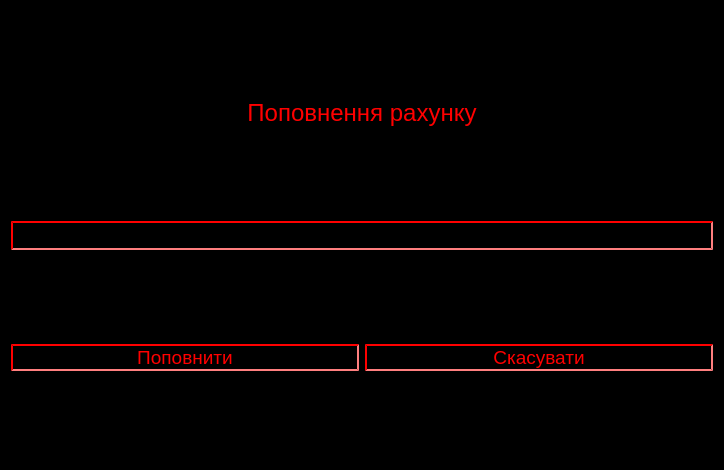
<?xml version="1.0" encoding="UTF-8"?>
<ui version="4.0">
 <class>put_money</class>
 <widget class="QWidget" name="put_money">
  <property name="geometry">
   <rect>
    <x>0</x>
    <y>0</y>
    <width>724</width>
    <height>470</height>
   </rect>
  </property>
  <property name="windowTitle">
   <string>Form</string>
  </property>
  <property name="styleSheet">
   <string notr="true">background: black;
</string>
  </property>
  <layout class="QGridLayout" name="gridLayout">
   <item row="2" column="1">
    <widget class="QPushButton" name="pushButton_2">
     <property name="sizePolicy">
      <sizepolicy hsizetype="Minimum" vsizetype="Preferred">
       <horstretch>0</horstretch>
       <verstretch>0</verstretch>
      </sizepolicy>
     </property>
     <property name="font">
      <font>
       <pointsize>14</pointsize>
      </font>
     </property>
     <property name="styleSheet">
      <string notr="true">QPushButton {
	background: rgb(0,0,0);

	border-color: rgb(255,0,0);
	border-style: inset;
	border-width: 2px;

	color: rgb(255,0,0);
}

QPushButton::hover {
	background: rgb(255,0,0);

	border-color: rgb(0,0,0);

	color: rgb(0,0,0);
}</string>
     </property>
     <property name="text">
      <string>Скасувати</string>
     </property>
    </widget>
   </item>
   <item row="2" column="0">
    <widget class="QPushButton" name="pushButton">
     <property name="sizePolicy">
      <sizepolicy hsizetype="Minimum" vsizetype="Fixed">
       <horstretch>0</horstretch>
       <verstretch>0</verstretch>
      </sizepolicy>
     </property>
     <property name="font">
      <font>
       <pointsize>14</pointsize>
      </font>
     </property>
     <property name="styleSheet">
      <string notr="true">QPushButton {
	background: rgb(0,0,0);

	border-color: rgb(255,0,0);
	border-style: inset;
	border-width: 2px;

	color: rgb(255,0,0);
}

QPushButton::hover {
	background: rgb(255,0,0);

	border-color: rgb(0,0,0);

	color: rgb(0,0,0);
}</string>
     </property>
     <property name="text">
      <string>Поповнити</string>
     </property>
    </widget>
   </item>
   <item row="0" column="0" colspan="2">
    <widget class="QLabel" name="label">
     <property name="sizePolicy">
      <sizepolicy hsizetype="Preferred" vsizetype="Fixed">
       <horstretch>0</horstretch>
       <verstretch>0</verstretch>
      </sizepolicy>
     </property>
     <property name="font">
      <font>
       <pointsize>18</pointsize>
      </font>
     </property>
     <property name="styleSheet">
      <string notr="true">color: red;</string>
     </property>
     <property name="text">
      <string>Поповнення рахунку</string>
     </property>
     <property name="alignment">
      <set>Qt::AlignCenter</set>
     </property>
    </widget>
   </item>
   <item row="1" column="0" colspan="2">
    <widget class="QLineEdit" name="lineEdit">
     <property name="sizePolicy">
      <sizepolicy hsizetype="Expanding" vsizetype="Fixed">
       <horstretch>0</horstretch>
       <verstretch>0</verstretch>
      </sizepolicy>
     </property>
     <property name="font">
      <font>
       <pointsize>14</pointsize>
      </font>
     </property>
     <property name="focusPolicy">
      <enum>Qt::NoFocus</enum>
     </property>
     <property name="toolTip">
      <string>&lt;html&gt;&lt;head/&gt;&lt;body&gt;&lt;p&gt;&lt;span style=&quot; color:#ff0000; border-style:inset; border-color:red; background:black; border-width:1px;&quot;&gt;Введіть бажану суму для поповнення. Надлишок буде повернутий банкоматом як решта&lt;/span&gt;&lt;/p&gt;&lt;/body&gt;&lt;/html&gt;</string>
     </property>
     <property name="styleSheet">
      <string notr="true">QLineEdit {
color: rgb(255,0,0);
border-color: rgb(255,0,0);
border-style:inset;
border-width:2px;
}
</string>
     </property>
    </widget>
   </item>
  </layout>
 </widget>
 <resources/>
 <connections/>
</ui>
